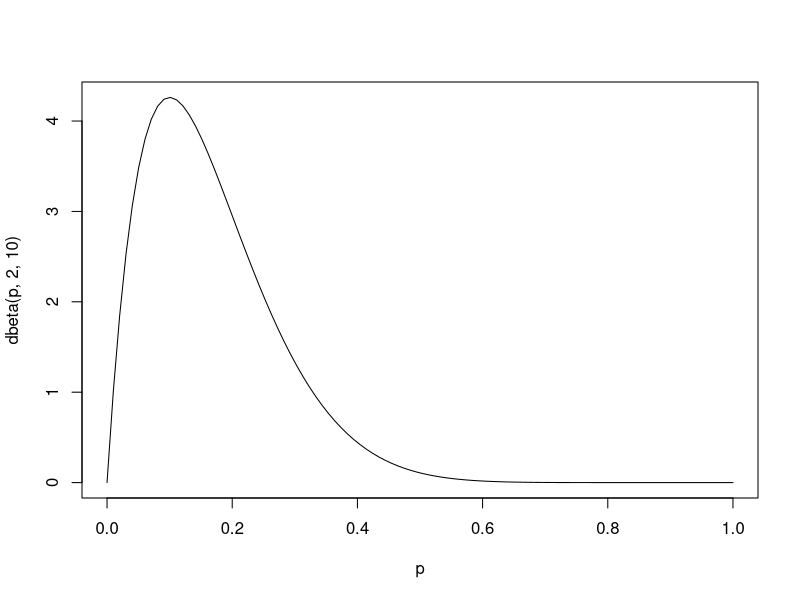
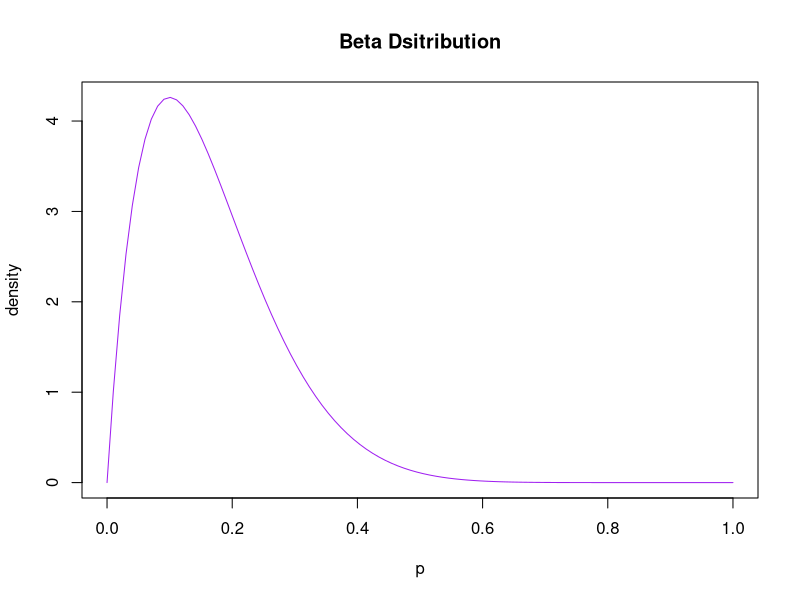
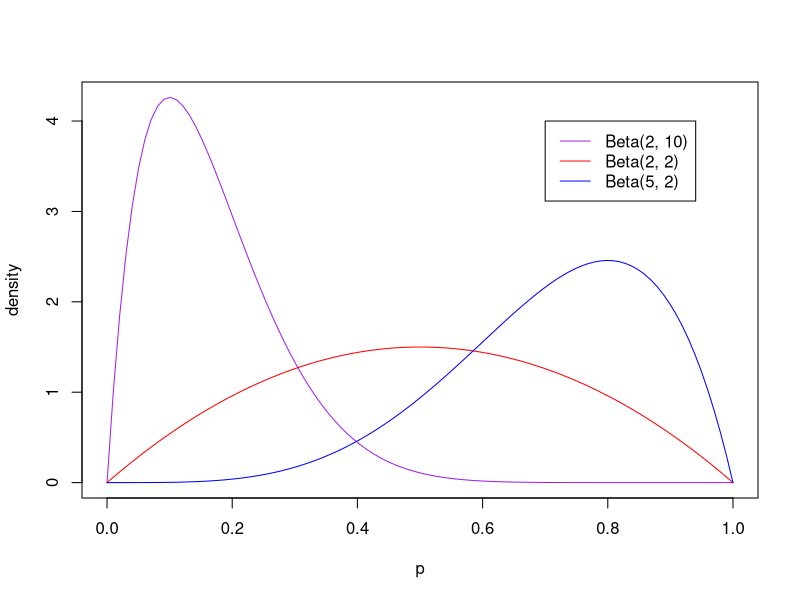

Here is the R script that generated these plots, in order:
# plot one beta distribution 
# define range
p=seq(0,1, length=100)

# create plot of beta distribution with shape parameters 2 and 10
plot(p, dbeta(p, 2, 10), type = "l")

# define range
p=seq(0, 1, length=100)

# create custom plot of beta distribution
plot(p, dbeta(p, 2, 10), ylab = "density",
     type = "l", col="purple", main = "Beta Dsitribution")

# plot multiple beta distributions
# define range
p <- seq(0, 1, length=100)

# plot several beta distibutions
plot(p, dbeta(p, 2, 10), ylab = "density", type = "l", col="purple",)
lines(p, dbeta(p, 2, 2), col="red")
lines(p, dbeta(p, 5, 2), col="blue")

# add legend
legend(.7, 4, c("Beta(2, 10)", "Beta(2, 2)", "Beta(5, 2)"), 
       lty = c(1,1,1), col=c("purple", "red", "blue"))
       
       
